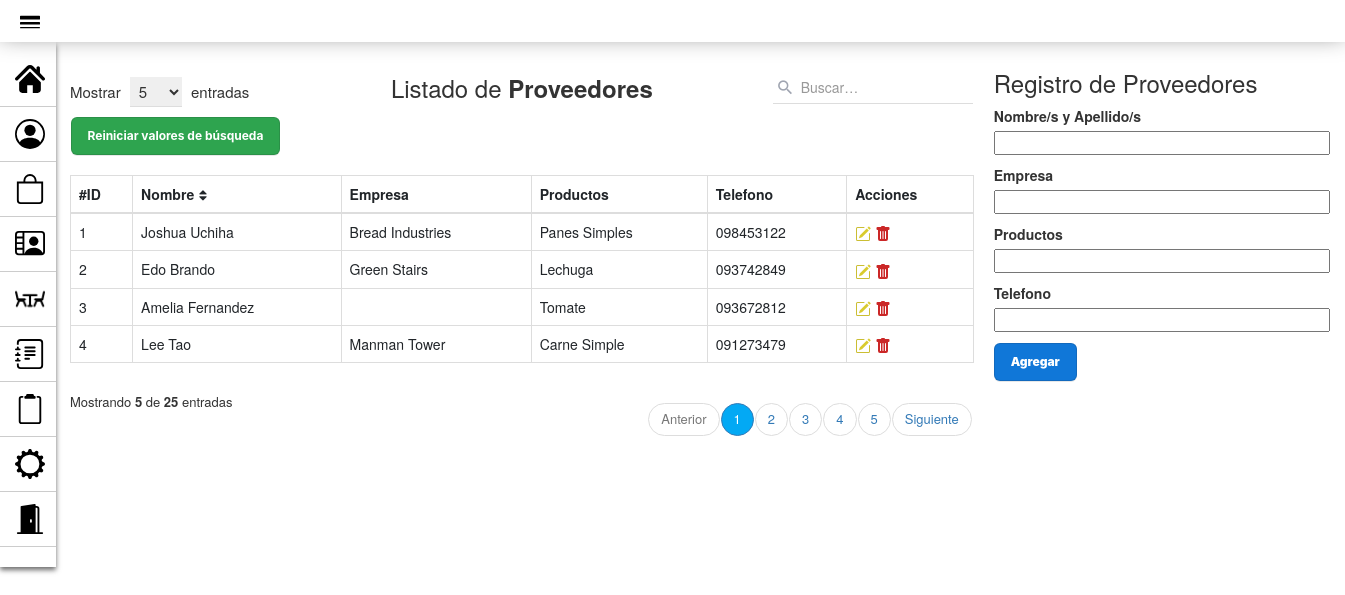
The app's page /PAGINA_GestionProveedores.php, older data.
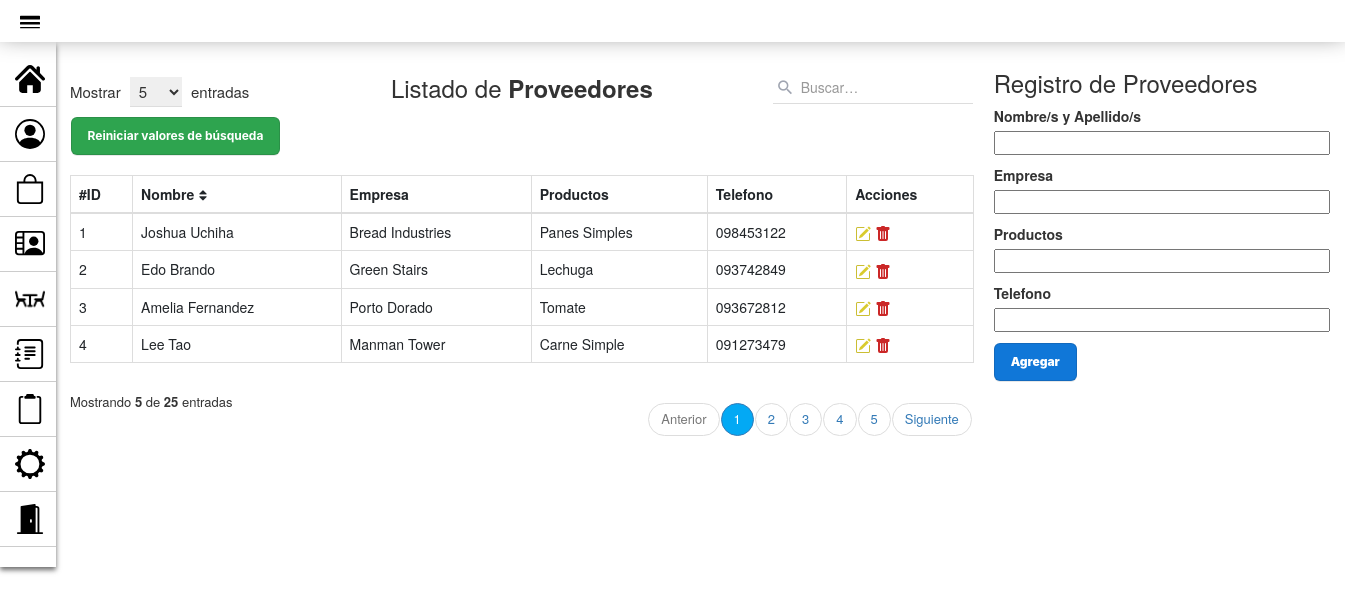
The same page, newer data.
### tables this page shows
CREATE TABLE `proveedor` (
  `id_proveedor` int(10) PRIMARY KEY NOT NULL AUTO_INCREMENT COMMENT 'ID del Proveedor',
  `nombre_apellido` varchar(60) NOT NULL COMMENT 'Nombre y Apellido del Proveedor',
  `empresa` varchar(40) NOT NULL COMMENT 'Empresa a la que pertenece el Proveedor',
  `productos` varchar(180) NOT NULL COMMENT 'Productos que proporciona el Proveedor',
  `telefono` varchar(18) NOT NULL COMMENT 'Teléfono del Proveedor'
);

### modelo/conexion.php (called while the page is built)
<?php
class Conectar{
    public static function conexion (){
        try{
            $host ="localhost";
            $user ="root";
            $pass="";
            $bd="proyecto_grupo2";
            $con = mysqli_connect($host,$user,$pass);
            mysqli_select_db($con,$bd);
            return $con;
        }catch(Exception $e){
    die('Error'.$e->getMessage());
    echo "La linea de error " . $e->getLine();
        }
    }
    }
?>

### modelo/Proveedor.php (called while the page is built, shortened)
<?php
class Proveedor
{
    private $con;
    private $proveedor;
    public function __construct()
    {
        require_once("conexion.php");
        $this->con = conectar::conexion();
    }
    public function listar_proveedores()
    {
        $sql = "SELECT * FROM proveedor ORDER BY id_proveedor";
        $query = mysqli_query($this->con, $sql);
        while ($filas = mysqli_fetch_array($query)) {
            $this->proveedor[] = $filas;
        }
        return $this->proveedor;
    }
}
?>

### vista/Proveedor_view.php (the view, shortened to what this page needs)
<!DOCTYPE html>
<html lang="es">
<head>
    <link rel="stylesheet" href="assets/styles2.css">
    <link href="https://cdn.jsdelivr.net/npm/bootstrap@5.2.0/dist/css/bootstrap.min.css" rel="stylesheet">
    <link href="https://maxcdn.bootstrapcdn.com/bootstrap/3.3.7/css/bootstrap.min.css" rel="stylesheet">
</head>
<body>
    <div class="container">
        <div class="table-responsive">
            <div class="table-wrapper">
                <div class="table-title">
                    <div class="row">
                        <div class="col-xs-4">
                            <div class="show-entries">
                                <span>Mostrar</span>
                                <select>
                                    <option>5</option>
                                </select>
                                <span>entradas</span>
                            </div>
                        </div>
                        <div class="col-xs-4">
                            <h2 class="text-center">Listado de <b>Proveedores</b></h2>
                        </div>
                        <?php require_once("vista/buscar_proveedor_view.php"); ?>
                        <table class="table table-bordered">
                            <thead>
                                <tr>
                                    <th>#ID</th>
                                    <th>Nombre<i class="fa fa-sort"></i></th>
                                    <th>Empresa</th>
                                    <th>Productos</th>
                                    <th>Telefono</th>
                                    <th>Acciones</th>
                                </tr>
                            </thead>
                            <tbody>
                                <?php foreach ($matrizProveedor as $proveedor) : ?>
                                    <tr>
                                        <td scope="row"><?php echo $proveedor['id_proveedor'] ?></td>
                                        <td><?php echo $proveedor['nombre_apellido'] ?></td>
                                        <td><?php echo $proveedor['empresa'] ?></td>
                                        <td><?php echo $proveedor['productos'] ?></td>
                                        <td><?php echo $proveedor['telefono'] ?></td>
                                        <td>
                                            <a href="ModificarProveedor_pagina.php?id=<?php echo $proveedor['id_proveedor'] ?>" title="Editar"><img src="assets/iconos/icono-editar-2.svg"></a>
                                            <a href="controlador/eliminar_Proveedor_controlador.php?id=<?php echo $proveedor['id_proveedor'] ?>" title="Eliminar" onclick="javascript:return asegurar();"><img src="assets/iconos/icono-papelera.svg"></a>
                                        </td>
                                    </tr>
                                <?php endforeach; ?>
                            </tbody>
                        </table>
                        <div class="clearfix">
                            <div class="hint-text">Mostrando <b>5</b> de <b>25</b> entradas</div>
                            <ul class="pagination">
                                <li class="page-item disabled"><a href="#">Anterior</a></li>
                                <li class="page-item active"><a href="#" class="page-link">1</a></li>
                                <li class="page-item"><a href="#" class="page-link">2</a></li>
                                <li class="page-item"><a href="#" class="page-link">3</a></li>
                                <li class="page-item"><a href="#" class="page-link">4</a></li>
                                <li class="page-item"><a href="#" class="page-link">5</a></li>
                                <li class="page-item"><a href="#" class="page-link">Siguiente</a></li>
                            </ul>
                        </div>
                    </div>
                </div>
</body>
</html>

Row changes from the older to the newer data that the page shows:
changed proveedor "Amelia Fernandez": empresa (not shown) → "Porto Dorado"
